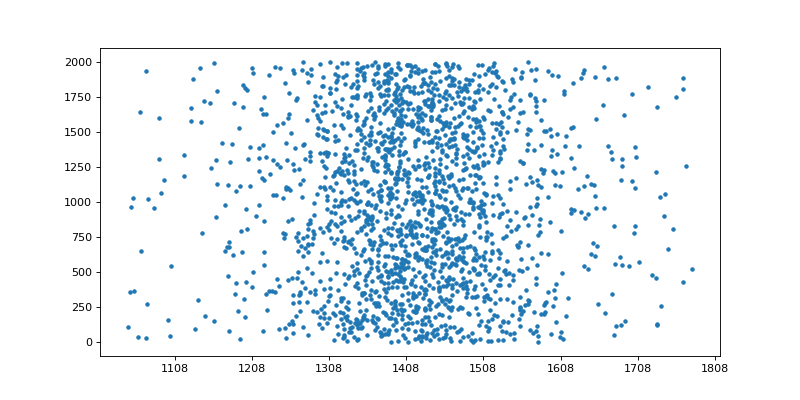

Source code (Python):
import matplotlib.pyplot as plt
from numpy import datetime64
from dsfaker.generators.autoincrement import Autoincrement
from dsfaker.generators.date import RandomDatetime
from dsfaker.generators.distributions import Vonmises
x = RandomDatetime(Vonmises(mu=0, kappa=1.8), start=datetime64("1046"), end=datetime64("1789"), unit="Y")
y = Autoincrement()
fig, ax = plt.subplots(figsize=(10,5))
ax.plot_date(x.get_batch(2000).astype('O'), y.get_batch(2000), '.')
plt.show()
